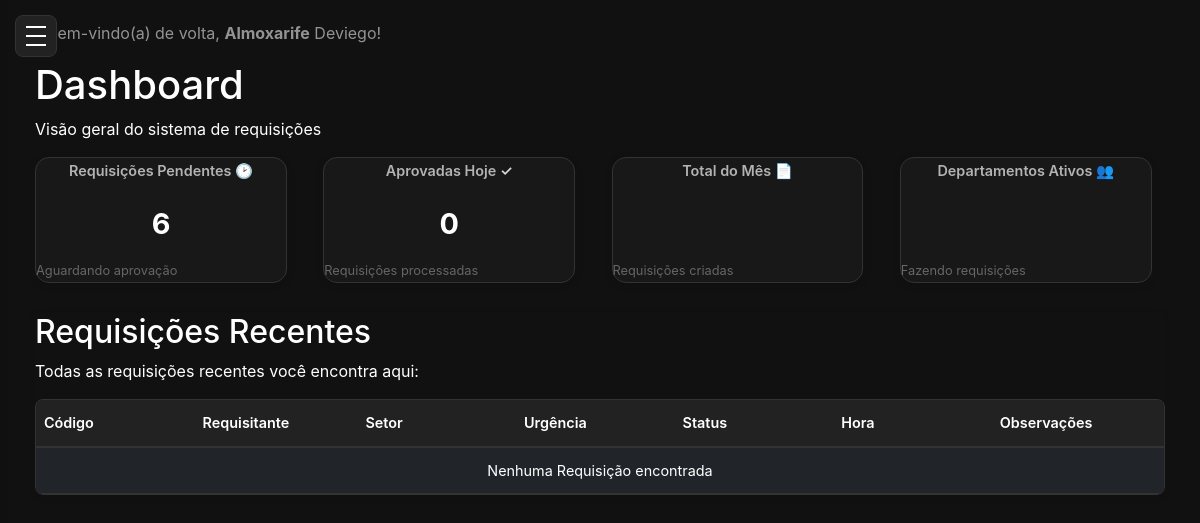
Before: /dashboard/ (signed in) with the older database file.
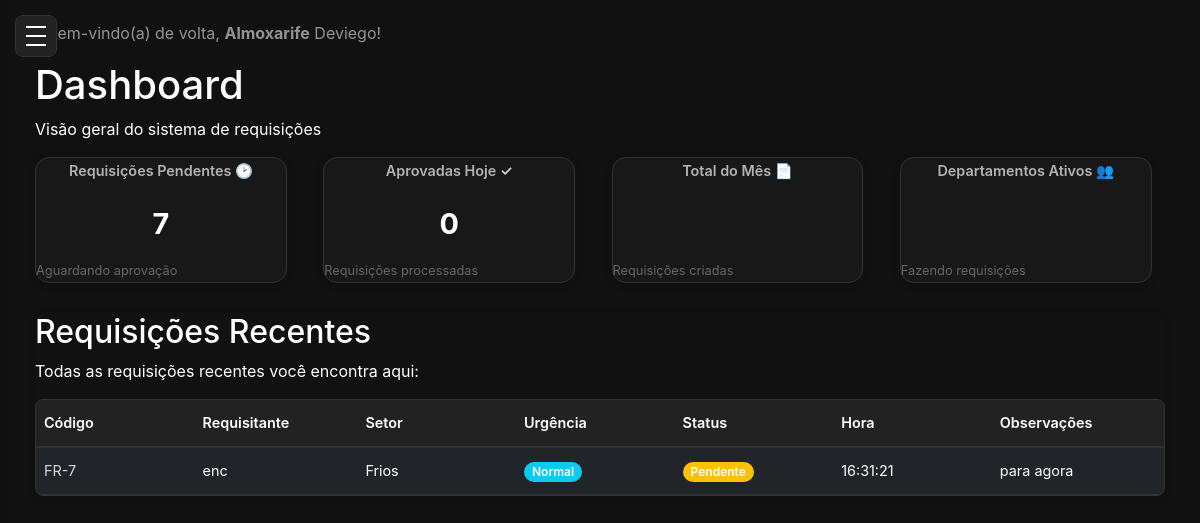
After: the same page with the newer database file.
### core/models.py (models this page shows, shortened)
class Request(models.Model):
    id = models.UUIDField(primary_key=True, default = uuid.uuid4, editable=False)
    requester = models.ForeignKey(User,
        on_delete=models.PROTECT,
        related_name='requests_made',
        verbose_name="Requisitante",
    )
    atendido_por = models.ForeignKey(User,
        on_delete=models.SET_NULL,
        related_name='requests_attended',
        verbose_name="Atendido por",
        null=True, blank=True
    )
    sector = models.ForeignKey(Sector,
        on_delete=models.PROTECT,
        related_name='requests_from_sector',
        verbose_name="Setor",
    )
    request_code = models.CharField(max_length=20, unique=True, blank=True, null=True, verbose_name="Código da Requisição")
    urgency = models.CharField(
        max_length=10,
        choices=Urgency.choices,
        default=Urgency.NORMAL,
        verbose_name="Urgência",
    )
    observations = models.TextField(max_length=255, verbose_name="Observações")
    status = models.CharField(
        max_length=15,
        choices=RequestStatus.choices,
        default=RequestStatus.PENDING,
        verbose_name="Status",
    )
    created_at = models.DateTimeField(auto_now_add=True, verbose_name="Data da Requisição")
    updated_at = models.DateTimeField(auto_now=True, verbose_name="Ultima Atualização")
    class Meta:
        verbose_name = 'Requisição'
        verbose_name_plural = 'Requisições'
        ordering = ['-created_at']

class User(AbstractUser):
    id = models.UUIDField(primary_key=True, default = uuid.uuid4, editable=False)
    email = models.EmailField(unique=True)
    role = models.CharField(
        max_length=20,
        choices=Role.choices,
        default=Role.Almoxarife,
        verbose_name='Função',
    )
    sector = models.ForeignKey(Sector, on_delete=models.SET_NULL, blank=True, null=True)
    is_active = models.BooleanField(default=True, verbose_name="Ativo")
    USERNAME_FIELD = 'email'  # Ou 'email' se quiser autenticar por email
    REQUIRED_FIELDS = ['username']  # Garante que o email é obrigatório no admin
    class Meta:
        verbose_name = 'Usuário'
        verbose_name_plural = 'Usuários'

class Sector(models.Model):
    id = models.UUIDField(primary_key=True, default = uuid.uuid4, editable=False)
    name = models.CharField(max_length=100, unique=True, verbose_name="Nome do Setor")
    created_at = models.DateTimeField(auto_now_add=True)
    updated_at = models.DateTimeField(auto_now=True)
    class Meta:
        verbose_name = 'Setor'
        verbose_name_plural = 'Setores'
        ordering = ['name'] #Ordernar por nome Padrão

### core/views.py (the view, shortened to what this page needs)
# urls.py: path('dashboard/', views.dashboard, name='dashboard'),
@login_required
def dashboard(request):
    now = timezone.now()
    papel = request.user.role
    today = timezone.localdate()
    if papel == Role.Encarregado:
        requisicoes_do_dia = Request.objects.filter(requester=request.user, created_at__date=today).order_by('-created_at')
    else:
        requisicoes_do_dia = Request.objects.filter(created_at__date=today).order_by('-created_at')
    context = {
        'now': now,
        'user': request.user,
        'papel': papel,
        'requisicoes_do_dia': requisicoes_do_dia,
        'data_today': today,
    }
    stats_qs = Request.objects.all()
    user_stats_qs = Request.objects.filter(requester=request.user)
    if papel == Role.Encarregado:
        pendentes = user_stats_qs.filter(status=RequestStatus.PENDING).count()
        aprovadas_hoje = user_stats_qs.filter(status=RequestStatus.APPROVED, updated_at__date=today).count()
        total_mes = user_stats_qs.filter(created_at__month=now.month, created_at__year=now.year).count()
        context.update({
            'pendentes': pendentes,
            'aprovadas_hoje': aprovadas_hoje,
            'total_mes': total_mes,
        })
    else: # Gestor e Almoxarife
        pendentes = stats_qs.filter(status=RequestStatus.PENDING).count()
        em_atendimento = stats_qs.filter(status=RequestStatus.EM_ATENDIMENTO).count()
        aprovadas_hoje = stats_qs.filter(status=RequestStatus.APPROVED, updated_at__date=today).count()
        context.update({
            'pendentes': pendentes,
            'em_atendimento': em_atendimento,
            'aprovadas_hoje': aprovadas_hoje,
        })
    alertas = []
    urgentes_pendentes = Request.objects.filter(status=RequestStatus.PENDING, urgency='URGENTE').count()
    context['alertas'] = alertas
    base_recentes_qs = Request.objects.all()
    if papel == Role.Encarregado:
        base_recentes_qs = Request.objects.filter(requester=request.user)
    recentes_qs = base_recentes_qs.filter(
        Q(status=RequestStatus.EM_ATENDIMENTO) | Q(status=RequestStatus.PENDING)
    ).order_by('-updated_at')[:5]
    recentes = []
    for req in recentes_qs:
        if req.status == RequestStatus.PENDING:
            status_cor = 'warning'
        elif req.status == RequestStatus.EM_ATENDIMENTO:
            status_cor = 'primary'
        elif req.status == RequestStatus.APPROVED:
            status_cor = 'success'
        else:
            status_cor = 'secondary'
        recentes.append({
            'status': dict(RequestStatus.choices).get(req.status, req.status),
            'status_cor': status_cor,
            'request_code': req.request_code,
            'first_item': req.items.first().item_requested if req.items.exists() else 'N/A',
            'solicitante': req.requester.get_full_name() or req.requester.username,
            'setor': req.sector.name if req.sector else '',
            'data': req.updated_at, # Usar updated_at para refletir atividade recente
            'id': req.id
        })
    context['recentes'] = recentes
    return render(request, 'core/dashboard.html', context)

### templates/core/dashboard.html (shortened to what this page needs)
{% extends "base.html" %}
{% load static %}
{% block content %}
    <h1>Dashboard</h1>
    <p>Visão geral do sistema de requisições</p>
    <div class="cards-container">
        <div class="card">
            <div class="card-title">Requisições Pendentes <span class="card-icon">&#128337;</span></div>
            <div class="card-value">{{ pendentes }}</div>
            <div class="card-desc">Aguardando aprovação</div>
        </div>
        <div class="card">
            <div class="card-title">Aprovadas Hoje <span class="card-icon">&#10003;</span></div>
            <div class="card-value">{{ aprovadas_hoje }}</div>
            <div class="card-desc">Requisições processadas</div>
        </div>
        <div class="card">
            <div class="card-title">Total do Mês <span class="card-icon">&#128196;</span></div>
            <div class="card-desc">Requisições criadas</div>
        </div>
        <div class="card">
            <div class="card-title">Departamentos Ativos <span class="card-icon">&#128101;</span></div>
            <div class="card-desc">Fazendo requisições</div>
        </div>
    </div>
    <div class="table-wrapper">
        <h2>Requisições Recentes</h2>
        <p>Todas as requisições recentes você encontra aqui:</p>
        <div class="table-responsive-wrapper">
            <table class="table table-dark table-borderless table-hover">
                <thead>
                    <tr>
                        <th>Código</th>
                        <th>Requisitante</th>
                        <th>Setor</th>
                        <th>Urgência</th>
                        <th>Status</th>
                        <th>Hora</th>
                        <th>Observações</th>
                    </tr>
                </thead>
                <tbody>
                    {% for req in requisicoes_do_dia %}
                        <tr>
                            <td><a href="{% url 'core:detalhe_requisicao' req.id %}">{{ req.request_code }}</a></td>
                            <td>{{ req.requester.get_full_name|default:req.requester.username }}</td>
                            <td>{{ req.sector.name }}</td>
                            <td>
                                {% if req.urgency == 'URGENTE' %}
                                    <span class="badge bg-danger">{{ req.get_urgency_display }}</span>
                                {% else %}
                                    <span class="badge bg-info">{{ req.get_urgency_display }}</span>
                                {% endif %}
                            </td>
                            <td>
                                {% if req.status == 'PENDING' %}
                                    <span class="badge bg-warning">{{ req.get_status_display }}</span>
                                {% elif req.status == 'APPROVED' %}
                                    <span class="badge bg-success">{{ req.get_status_display }}</span>
                                {% else %}
                                    <span class="badge bg-secondary">{{ req.get_status_display }}</span>
                                {% endif %}
                            </td>
                            <td>{{ req.created_at|date:"H:i:s" }}</td>
                            <td>{{ req.observations|truncatechars:50 }}</td>
                        </tr>
                    {% empty %}
                        <tr>
                            <td colspan="7" class="text-center">Nenhuma Requisição encontrada</td>
                        </tr>
                    {% endfor %}
                </tbody>
            </table>
        </div>
    </div>
{% endblock %}

Changed rows visible on the page:
added Request: request_code "FR-7", requester.get_full_name "enc", sector.name "Frios", urgency "Normal", status "Pendente", created_at "16:31:21", observations "para agora"
Other visible differences:
{{ pendentes }}: "6" → "7"
text no longer shown: "Nenhuma Requisição encontrada"
